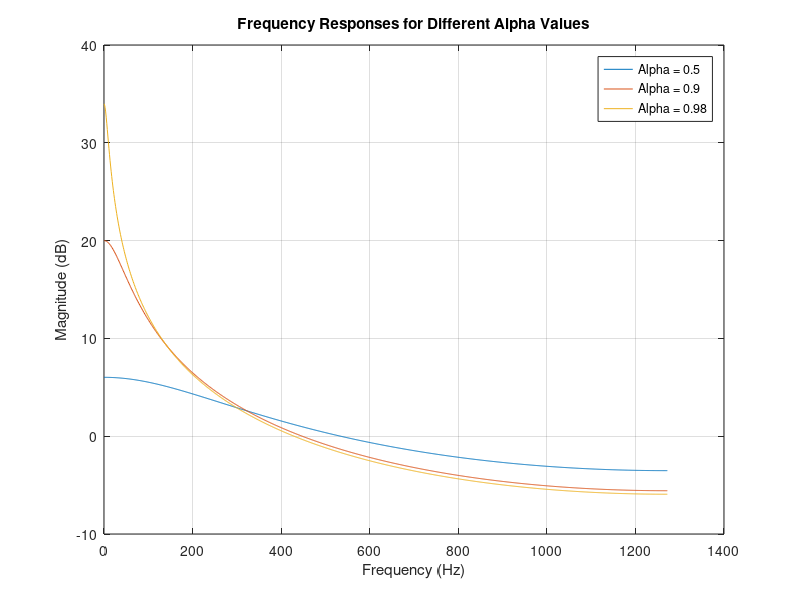

This figure's MATLAB source: (Note: this script raises an error after producing the figure.)
% % % % % % % % % Ex2.1 Preliminary analysis % % % % % % % % % % % %

% Determine Analytical expression for impulse response
% H(z) = 1 / (1 - alpha*z^-1)
% h[n] = alpha^n * u[n] 

b = 1;
a1 = [1 -0.5];
a2 = [1 -0.9];
a3 = [1 -0.98];
Fs = 8000;

[h1, w1] = freqz(b, a1, 1024, Fs);
[h2, w2] = freqz(b, a2, 1024, Fs);
[h3, w3] = freqz(b, a3, 1024, Fs);

figure;
plot(w1/pi, 20*log10(abs(h1))); 
hold on;
plot(w2/pi, 20*log10(abs(h2)));
plot(w3/pi, 20*log10(abs(h3)));

title('Frequency Responses for Different Alpha Values');
xlabel('Frequency (Hz)');
ylabel('Magnitude (dB)');

legend('Alpha = 0.5', 'Alpha = 0.9', 'Alpha = 0.98');
grid on;
hold off;

% How should alpha be chosen so that the high frequencies will be
% "boosted"? 
% Alpha has to be negative

% % % % % % % % % Ex2.2 Filter and Conv % % % % % % % % % % % %
% TODO

load ../mcclellan\mcclellan\Data\s5.mat
len = length(s5);
n = (1:len)';

Y1 = filter([1 -0.98], 1, s5);

h = zeros(1, len);
for i = 1:len
    h(n) = 0.98^i;
end
Y2 = conv(s5, h, "same");

figure;
subplot(2,1,1);
plot(n, Y1);
title('Appling filter() to Signal');
subplot(2,1,2);
plot(n, Y2);
title('Appling conv() to Signal');

% % % % % % % % % Ex2.3 Plotting Preemphasized Signal % % % % % % % % % % 

figure;
striplot(Y1, Fs, 2000, 100);
title('Original Signal');
figure;
striplot(s5, Fs, 2000, 100);
title('Preemphasized Signal');

% sound(s5, Fs);
% pause(3);
% sound(Y1, Fs);
